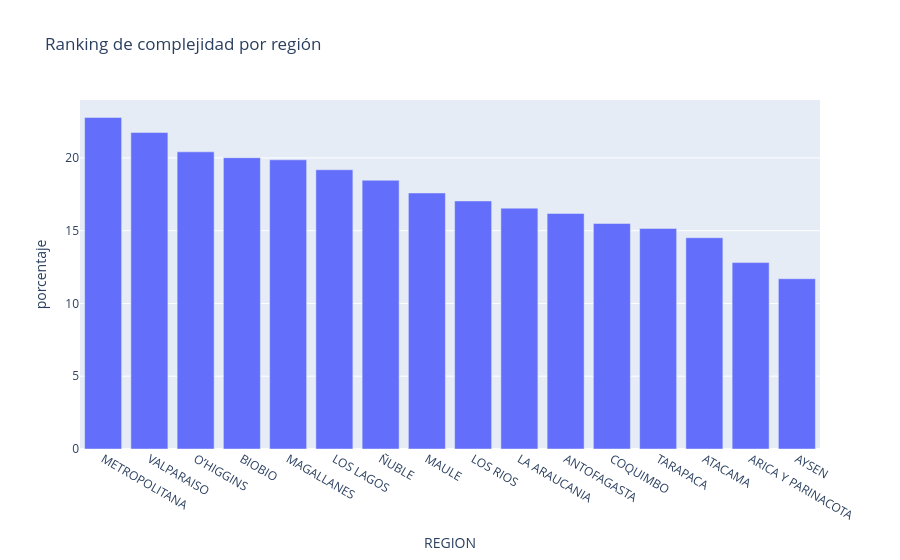

Notebook cell for this chart:
### Code cell
import plotly.express as px

px.bar(
    resumen_region.sort_values('porcentaje', ascending=False),
    x='REGION',
    y='porcentaje',
    title='Ranking de complejidad por región'
)

### Figure 1 — Plotly figure (JSON) as saved in the notebook; plotly's stock layout.template omitted (floating-point values rounded to 4 significant figures)
{"data": [{"hovertemplate": "REGION=%{x}<br>porcentaje=%{y}<extra></extra>", "legendgroup": "", "marker": {"color": "#636efa", "pattern": {"shape": ""}}, "name": "", "orientation": "v", "showlegend": false, "textposition": "auto", "type": "bar", "x": ["METROPOLITANA", "VALPARAISO", "O’HIGGINS", "BIOBIO", "MAGALLANES", "LOS LAGOS", "ÑUBLE", "MAULE", "LOS RIOS", "LA ARAUCANIA", "ANTOFAGASTA", "COQUIMBO", "TARAPACA", "ATACAMA", "ARICA Y PARINACOTA", "AYSEN"], "xaxis": "x", "y": [22.78, 21.74, 20.42, 20.02, 19.87, 19.19, 18.46, 17.59, 17.04, 16.55, 16.18, 15.49, 15.16, 14.52, 12.81, 11.7], "yaxis": "y"}], "layout": {"barmode": "relative", "legend": {"tracegroupgap": 0}, "title": {"text": "Ranking de complejidad por región"}, "xaxis": {"anchor": "y", "domain": [0, 1], "title": {"text": "REGION"}}, "yaxis": {"anchor": "x", "domain": [0, 1], "title": {"text": "porcentaje"}}}}
